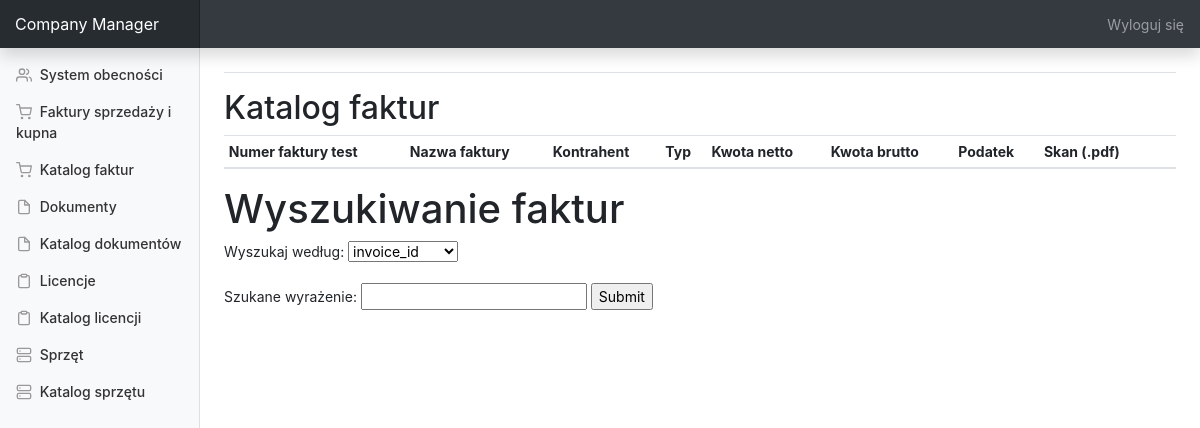
The page /index.php?module=invoicescatalog (signed in) on the database as committed earlier.
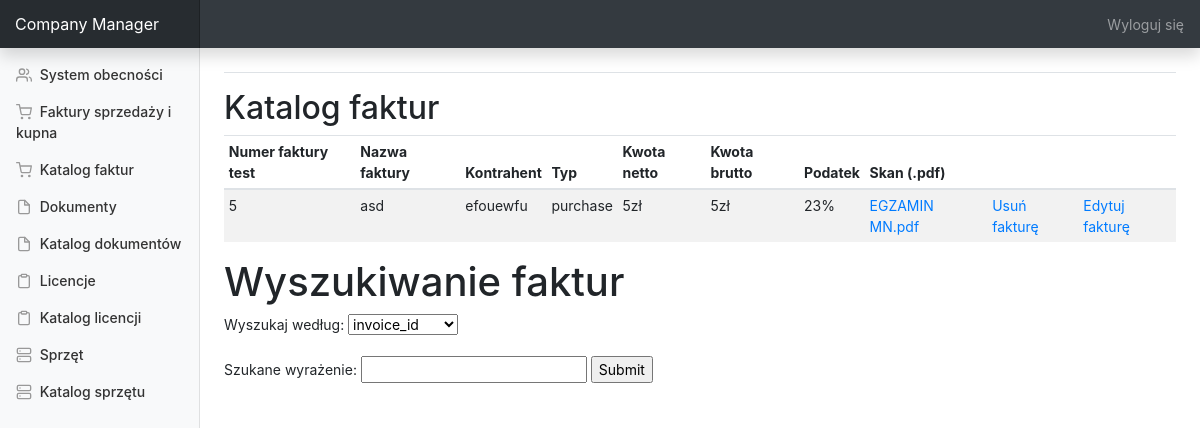
The same page on the database as committed later.
### tables this page shows
CREATE TABLE `invoices` (
  `invoice_id` int(11) NOT NULL,
  `contractor_id` int(11) NOT NULL,
  `file_id` int(11) NOT NULL,
  `tax_id` int(11) NOT NULL,
  `type` varchar(32) NOT NULL,
  `title` varchar(256) NOT NULL,
  `number` int(11) NOT NULL,
  `amount_netto` double NOT NULL,
  `amount_brutto` double NOT NULL
);

CREATE TABLE `contractors` (
  `id` int(11) NOT NULL,
  `name` varchar(256) NOT NULL,
  `nip` int(64) NOT NULL
);

CREATE TABLE `taxes` (
  `id` int(11) NOT NULL,
  `tax_value` int(3) NOT NULL
);

CREATE TABLE `files` (
  `id` int(11) NOT NULL,
  `file_category_id` int(11) NOT NULL,
  `original_filename` varchar(64) NOT NULL,
  `unique_filename` varchar(256) NOT NULL
);

### application/core/global_functions.php (called while the page is built)
<?php
class Functions {
	public static function GetUserSession() {
		$user_session = unserialize($_SESSION[USER_SESSION]);
		return $user_session;
	}
	public static function IsLogged() {
		$result = false;
		if(null != $_SESSION[USER_SESSION]) {
			$result = self::GetUserSession()->IsLogged();
		}
		return $result;
	}
}

### application/core/user.php (called while the page is built, shortened)
<?php
class User {
	private $permissions;
	private $is_logged;
	public function IsEntitledToRead($module) {
		return $this->IsEntitled($module, PERMISSIONS_READ_IDX);
	}
	public function IsEntitledToWrite($module) {
		return $this->IsEntitled($module, PERMISSIONS_WRITE_IDX);
	}
	private function IsEntitled($module, $action) {
		return $this->permissions->checkPermissions($module, $action);
	}
	public function IsLogged() {
		return $this->is_logged;
	}
}

### application/core/permissions.php (called while the page is built, shortened)
<?php
class Permissions {
	private $permissions;
	public function CheckPermissions($module, $action) {
		$result = false;
		switch($action) {
			case PERMISSIONS_WRITE_IDX: $result = $this->permissions[PERMISSIONS_WRITE_IDX][$module];
				break;
			case PERMISSIONS_READ_IDX: $result = $this->permissions[PERMISSIONS_READ_IDX][$module];
				break;
		}
		return $result;
	}
}

### application/core/controller.php (called while the page is built, shortened)
<?php
abstract class Controller implements ControllerInterface {
    protected $db = null;
	private function connecToDatabase() {
        $options = array(PDO::ATTR_DEFAULT_FETCH_MODE => PDO::FETCH_OBJ, PDO::ATTR_ERRMODE => PDO::ERRMODE_WARNING);
        $this->db = new PDO(DB_TYPE . ':host=' . DB_HOST . ';dbname=' . DB_NAME, DB_USER, DB_PASS, $options);
    }
    public function loadModuleModel($model_name) {
        return new $model_name($this->db);
    }
}

### index.php (called while the page is built, shortened)
<?php
$app = new Application();

### application/models/invoicescatalog_model.php (the view, shortened to what this page needs)
<?php
class InvoicesCatalogModel
{
    private $db;
    function __construct($db)
    {
        $this->db = $db;
    }
    public function listAll()
    {
        $query = "
				SELECT * FROM invoices
										JOIN files ON invoices.file_id = files.id
										JOIN contractors ON invoices.contractor_id = contractors.id
										JOIN taxes ON invoices.tax_id = taxes.id
		";
        $dbh = $this->db->prepare($query);
        $dbh->execute();
        $result = "";
        while ($row = $dbh->fetch(PDO::FETCH_ASSOC)) {
            $result .= "
                <tr>
                  <td>" . $row['number'] . "</td>
                  <td>" . $row['title'] . "</td>
                  <td>" . $row['name'] . "</td>
                  <td>" . $row['type'] . "</td>
                  <td>" . $row['amount_netto'] . "zł</td>
                  <td>" . $row['amount_brutto'] . "zł</td>
                  <td>" . $row['tax_value'] . "%</td>
                  <td><a href=\" " . FILES_TARGET_DIR . $row['unique_filename'] . "\" target=\"_blank\">" . $row['original_filename'] . "</a></td>
                  <td><a href=\"index.php?module=invoicescatalog&page=delete_invoice&invoice_id=" . $row['invoice_id'] . "  \">Usuń fakturę</a></td>
                  <td><a href=\"index.php?module=invoicescatalog&page=edit_invoice&invoice_id=" . $row['invoice_id'] . "  \">Edytuj fakturę</a></td>
                </tr>
			";
        }
        return $result;
    }
}

### application/core/application.php (shortened to what this page needs)
<?php
class Application {
    private $url_controller = null;
    private $url_page = null;
    public function __construct() {
		if(!Functions::IsLogged()) {
            $login_page = new Login();
			if($this->url_page == null) {
				$login_page->index();
			} else {
				$login_page->{$this->url_page}();
			}
		} elseif (file_exists('./application/controller/'.$this->url_controller.'.php')
					&& Functions::GetUserSession()->IsEntitledToRead($this->url_controller)) {
            $this->url_controller = new $this->url_controller();
            if (method_exists($this->url_controller, $this->url_page)) {
                    $this->url_controller->{$this->url_page}();
            } else {
                $this->url_controller->index();
            }
        } else {
			echo "Ta strona nie istnieje lub nie masz do niej uprawnień.";
        }
    }
    private function splitUrl() {
        if (isset($_GET['module'])) {
			$this->url_controller = $_GET['module'];
        }
    }
}

### application/controller/invoicescatalog.php (shortened to what this page needs)
<?php
class InvoicesCatalog extends Controller {
    public function index() {
        if(Functions::GetUserSession()->IsEntitledToWrite('invoicescatalog')) {
            $invoices_model = $this->loadModuleModel('invoicescatalog_model');
            $invoices_list = $invoices_model->listAll();
			require 'application/views/_common/header.tpl.php';
			require 'application/views/invoicescatalog/invoicescatalog_index.tpl.php';
			require 'application/views/_common/footer.tpl.php';
        } else {
            exit("Nie masz do tego uprawnień");
        }
    }
}

### application/views/_common/header.tpl.php (shortened to what this page needs)
<!doctype html>
<html lang="pl">
  <head>
    <link href="application/views/_common/dist/css/bootstrap.min.css" rel="stylesheet">
    <link href="application/views/_common/dashboard.css" rel="stylesheet">
  </head>
  <body>
    <nav class="navbar navbar-dark fixed-top bg-dark flex-md-nowrap p-0 shadow">
      <a class="navbar-brand col-sm-3 col-md-2 mr-0" href="index.php">Company Manager</a>
      <ul class="navbar-nav px-3">
        <li class="nav-item text-nowrap">
			<?php if(Functions::GetUserSession()->IsEntitledToRead("login"))
				echo " <a class=\"nav-link\" href=\"index.php?module=login&page=logout\">Wyloguj się</a>"; ?>
        </li>
      </ul>
    </nav>
    <div class="container-fluid">
      <div class="row">
        <nav class="col-md-2 d-none d-md-block bg-light sidebar">
          <div class="sidebar-sticky">
            <ul class="nav flex-column">
			<?php if(Functions::GetUserSession()->IsEntitledToRead("attendance"))
				echo "              <li class=\"nav-item\">
                <a class=\"nav-link\" href=\"index.php?module=attendance\">
                  <span data-feather=\"users\"></span>
                  System obecności
                </a>
              </li>"; ?>
			<?php if(Functions::GetUserSession()->IsEntitledToRead("invoices"))
				echo "              <li class=\"nav-item\">
                <a class=\"nav-link\" href=\"index.php?module=invoices\">
                  <span data-feather=\"shopping-cart\"></span>
                  Faktury sprzedaży i kupna
                </a>
              </li>"; ?>
			<?php if(Functions::GetUserSession()->IsEntitledToRead("invoicescatalog"))
				echo "              <li class=\"nav-item\">
                <a class=\"nav-link\" href=\"index.php?module=invoicescatalog\">
                  <span data-feather=\"shopping-cart\"></span>
                  Katalog faktur
                </a>
              </li>"; ?>
			<?php if(Functions::GetUserSession()->IsEntitledToRead("documents"))
				echo "              <li class=\"nav-item\">
                <a class=\"nav-link\" href=\"index.php?module=documents\">
                  <span data-feather=\"file\"></span>
                  Dokumenty
                </a>
              </li>"; ?>
			<?php if(Functions::GetUserSession()->IsEntitledToRead("documents"))
				echo "              <li class=\"nav-item\">
                <a class=\"nav-link\" href=\"index.php?module=documents&page=documents_catalog\">
                  <span data-feather=\"file\"></span>
                  Katalog dokumentów
                </a>
              </li>"; ?>
			<?php if(Functions::GetUserSession()->IsEntitledToRead("licenses"))
				echo "              <li class=\"nav-item\">
                <a class=\"nav-link\" href=\"index.php?module=licenses\">
                  <span data-feather=\"clipboard\"></span>
                  Licencje
                </a>
              </li>"; ?>
			<?php if(Functions::GetUserSession()->IsEntitledToRead("licenses"))
				echo "              <li class=\"nav-item\">
                <a class=\"nav-link\" href=\"index.php?module=licenses&page=licenses_catalog\">
                  <span data-feather=\"clipboard\"></span>
                  Katalog licencji
                </a>
              </li>"; ?>
			<?php if(Functions::GetUserSession()->IsEntitledToRead("equipment"))
				echo "              <li class=\"nav-item\">
                <a class=\"nav-link\" href=\"index.php?module=equipment\">
                  <span data-feather=\"server\"></span>
                  Sprzęt
                </a>
              </li>"; ?>
			<?php if(Functions::GetUserSession()->IsEntitledToRead("equipment"))
				echo "              <li class=\"nav-item\">
                <a class=\"nav-link\" href=\"index.php?module=equipment&page=equipment_catalog\">
                  <span data-feather=\"server\"></span>
                  Katalog sprzętu
                </a>
              </li>"; ?>
            </ul>
          </div>
        </nav>

### application/views/invoicescatalog/invoicescatalog_index.tpl.php (shortened to what this page needs)
  <main role="main" class="col-md-9 ml-sm-auto col-lg-10 px-4">
      <div class="d-flex justify-content-between flex-wrap flex-md-nowrap align-items-center pt-3 pb-2 mb-3 border-bottom">
      </div>
      <h2>Katalog faktur</h2>
      <div class="table-responsive">
        <table class="table table-striped table-sm">
          <thead>
            <tr>
              <th>Numer faktury test </th>
              <th>Nazwa faktury</th>
              <th>Kontrahent</th>
              <th>Typ</th>
              <th>Kwota netto</th>
              <th>Kwota brutto</th>
              <th>Podatek</th>
              <th>Skan (.pdf)</th>
              <th></th>
              <th></th>
            </tr>
          </thead>
          <tbody>
<?php echo $invoices_list; ?>
          </tbody>
        </table>
      </div>
   <h1>Wyszukiwanie faktur</h1>
<form action="wyszukiwarka.php" method="post">
  Wyszukaj według:
  <select name="metoda">
   <option value="invoice_id" />invoice_id
   <option value="contractor_id" />contractor_id
  </select>
  <br /><br />
  Szukane wyrażenie:
  <input type="text" name="wyrazenie" />
  <input type="submit" name="wyszukaj" />
</form>
    </main>

### application/views/_common/footer.tpl.php (shortened to what this page needs)
      </div>
    </div>
  </body>
</html>

### application/views/_common/dashboard.css (style rules this page uses)
body { font-size: .875rem; }
.feather { width: 16px; height: 16px; vertical-align: text-bottom; }
.sidebar { position: fixed; top: 0; bottom: 0; left: 0; z-index: 100; padding: 48px 0 0; box-shadow: inset -1px 0 0 rgba(0, 0, 0, .1); }
.sidebar-sticky { position: relative; top: 0; height: calc(100vh - 48px); padding-top: .5rem; overflow-x: hidden; overflow-y: auto; }
.sidebar .nav-link { font-weight: 500; color: #333; }
.sidebar .nav-link .feather { margin-right: 4px; color: #999; }
[role="main"] { padding-top: 48px; }
.navbar-brand { padding-top: .75rem; padding-bottom: .75rem; font-size: 1rem; background-color: rgba(0, 0, 0, .25); box-shadow: inset -1px 0 0 rgba(0, 0, 0, .25); }
.border-bottom { border-bottom: 1px solid #e5e5e5; }

Rows that differ between the two databases and show on the page:
added invoices: number "5", title "asd", contractor.name "efouewfu", type "purchase", amount_netto "5", amount_brutto "5", tax.tax_value "23", file.original_filename "EGZAMIN MN.pdf"
